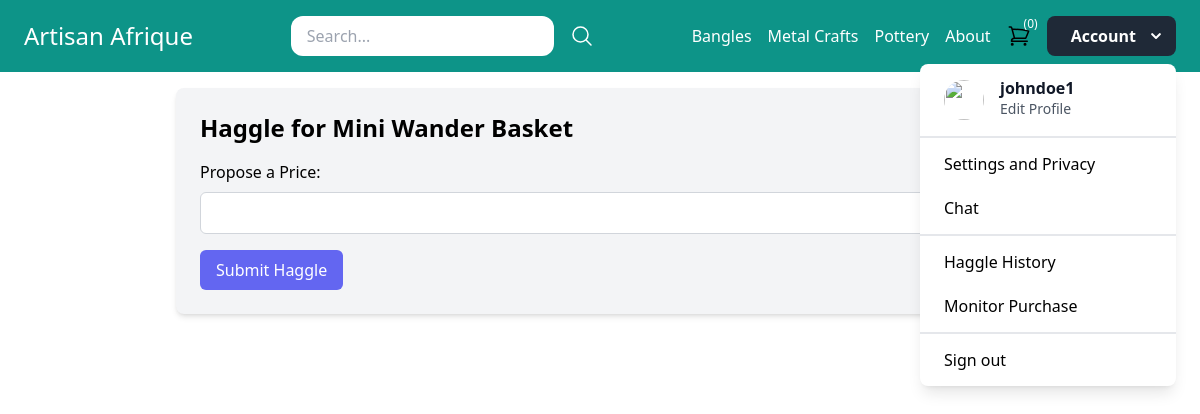
/haggle/mini-wander-basket/ (signed in), run on the app's committed database.
### core/models.py (models this page shows, shortened)
class Category(models.Model):
    title = models.CharField(max_length=50)
    slug = models.SlugField(max_length=50)
    class Meta:
        verbose_name_plural = 'Categories'

class Product(models.Model):
    DRAFT = 'draft'
    WAITING_APPROVAL = 'waitingapproval'
    ACTIVE = 'active'
    DELETED = 'deleted'
    STATUS_CHOICES = (
        (DRAFT, 'Draft'),
        (WAITING_APPROVAL, 'Waiting approval'),
        (ACTIVE, 'Active'),
        (DELETED, 'Deleted'),
    )
    user = models.ForeignKey(User, related_name='products', on_delete=models.CASCADE)
    category = models.ForeignKey(Category, related_name='products', on_delete=models.CASCADE)
    title = models.CharField(max_length=50)
    slug = models.SlugField(max_length=50)
    description = models.TextField(blank=True)
    price = models.IntegerField()
    image = models.ImageField(upload_to='uploads/product_images', blank=True, null=True)
    thumbnail = models.ImageField(upload_to='uploads/product_images/thumbnail', blank=True, null=True)
    created_at = models.DateTimeField(auto_now_add=True)
    updated_at = models.DateTimeField(auto_now=True)
    status = models.CharField(max_length=50, choices=STATUS_CHOICES, default=ACTIVE)
    class Meta:
        ordering = ('-created_at',)

### core/views.py (the view)
# urls.py: path('haggle/<slug:product_slug>/', views.haggle, name='haggle'),
@login_required
def haggle(request, product_slug):
    product = get_object_or_404(Product, slug=product_slug)
    if request.method == 'POST':
        proposed_price = request.POST.get('proposed_price')
        haggle = Haggle.objects.create(user=request.user, product=product, proposed_price=proposed_price)
        return redirect('product_detail', category_slug=product.category.slug, slug=product.slug)
    return render(request, 'core/haggle.html', {'product': product})

### core/cart.py (called while the page is built)
    def __len__(self):
        return sum(item['quantity'] for item in self.cart.values())

### core/context_processors.py (called while the page is built)
def cart(request):
    return {'cart': Cart(request)}

### core/templatetags/menu.py (called while the page is built)
@register.inclusion_tag('core/menu.html')
def menu():
    categories = Category.objects.all()[:3]
    return {'categories': categories}

### core/templates/core/haggle.html (shortened to what this page needs)
{% extends 'core/base.html' %}
{% block content %}
    <div class="bg-gray-100 p-6 rounded-lg shadow-md">
        <h1 class="text-2xl font-bold mb-4">Haggle for {{ product.title }}</h1>
        <form method="POST">
            <label for="proposed_price" class="block mb-2">Propose a Price:</label>
            <input type="number" id="proposed_price" name="proposed_price" required class="block w-full px-4 py-2 mb-4 bg-white border border-gray-300 rounded-md focus:outline-none focus:border-indigo-500">
            <button type="submit" class="bg-indigo-500 text-white px-4 py-2 rounded-md hover:bg-indigo-600 transition-colors duration-300">Submit Haggle</button>
        </form>
    </div>
{% endblock %}

### core/templates/core/base.html (shortened to what this page needs)
{% load menu %}
<!doctype html>
<html>
    <head>
        <script src="https://cdn.tailwindcss.com"></script>
    </head>
    <body>
        <nav class="w-full py-4 px-6 flex items-center justify-between bg-teal-600">
            <div class="logo">
                <a href="{% url 'home' %}" class="text-2xl text-white">Artisan Afrique</a>
            </div>
            <div class="search">
                <form method="get" action="/search/" class="flex items-center space-x-4">
                    <input type="search" name="query" placeholder="Search..." class="py-2 px-4 rounded-xl">
                    <button>
                        <svg xmlns="http://www.w3.org/2000/svg" fill="none" viewBox="0 0 24 24" stroke-width="1.5" stroke="currentColor" class="w-6 h-6 text-white">
                            <path stroke-linecap="round" stroke-linejoin="round" d="M21 21l-5.197-5.197m0 0A7.5 7.5 0 105.196 5.196a7.5 7.5 0 0010.607 10.607z" />
                          </svg>
                    </button>
                </form>
            </div>
            <div class="menu flex items-center space-x-4">
                {% menu %}
                <a href="{% url 'cart_view' %}"><div class="relative py-2">
                    <div class="t-0 absolute left-3">
                      <p class="flex h-2 w-2 items-center justify-center rounded-full pl-3 pb-2 text-xs text-white">({{ cart|length }})</p>
                    </div>
                  </div>
                </a>
                {% if request.user.is_authenticated %}
                <div id="dropdown" class="relative inline-block">
                  <button
                  @click="isOpen = true"
                  class="inline-flex items-center pl-6 pr-2 py-2 font-semibold text-white bg-gray-800 rounded-lg hover:bg-gray-700 focus:outline-none focus:shadow-outline active:bg-gray-900"
                >
                  Account
                  <svg
                    class="ml-2 h-6 w-6 text-white"
                    fill="currentColor"
                    viewBox="0 0 24 24"
                  >
                    <path
                      d="M15.3 9.3a1 1 0 0 1 1.4 1.4l-4 4a1 1 0 0 1-1.4 0l-4-4a1 1 0 0 1 1.4-1.4l3.3 3.29 3.3-3.3z"
                    />
                  </svg>
                </button>
                  <div
                    v-if="isOpen"
                    @click="isOpen = false"
                    class="fixed inset-0"
                    tabindex="-1"
                  ></div>
                  <transition
                    enter-class="opacity-0 scale-90"
                    enter-active-class="ease-out transition-fastest"
                    enter-to-class="opacity-100 scale-100"
                    leave-class="opacity-100 scale-100"
                    leave-active-class="ease-in transition-fastest"
                    leave-to-class="opacity-0 scale-90"
                  >
                    <div
                      v-if="isOpen"
                      class="mt-2 absolute right-0 origin-top-right text-left"
                    >
                      <div class="w-64 bg-white rounded-lg shadow-lg">
                        <div class="flex items-center px-6 py-4">
                          {% if user.profile.picture %}
                              <img
                                class="h-10 w-10 rounded-full flex-no-shrink"
                                src="{{ user.profile.picture.url }}"
                                alt="{{ user.username }}"
                              />
                          {% else %}
                          <img
                          class="h-10 w-10 rounded-full flex-no-shrink"
                          src="https://www.shutterstock.com/image-vector/blank-avatar-photo-place-holder-600nw-1095249842.jpg
                          "
                          alt=""
                        />
                          {% endif %}
                          <div class="ml-4">
                            <p class="font-semibold text-gray-900 leading-none">
                              {{ user.username }}
                            </p>
                            <p>
                              <a
                                href="{% url 'edit_profile' %}"
                                class="text-sm text-gray-600 leading-none hover:underline"
                                >Edit Profile</a
                              >
                            </p>
                          </div>
                        </div>
                        <div class="border-t-2 border-gray-200 py-1">
                          <a href="{% url 'change_password_page1' %}" class="block px-6 py-3 leading-tight hover:bg-gray-200"
                            >Settings and Privacy</a
                          >
                          <a href="{% url 'my_chats' %}" class="block px-6 py-3 leading-tight hover:bg-gray-200">Chat</a>
                        </div>
                        <div class="border-t-2 border-gray-200 py-1">
                          <a href="{% url 'haggle_history' %}"  class="block px-6 py-3 leading-tight hover:bg-gray-200"
                          >Haggle History</a
                        >
                          <a href="{% url 'monitor_orders' %}" class="block px-6 py-3 leading-tight hover:bg-gray-200"
                            >Monitor Purchase</a
                          >
                        </div>
                        <form action="{% url 'logout' %}" method="post" class="border-t-2 border-gray-200 py-1">
                          <button type="submit" class="block w-full px-6 py-3 text-left leading-tight hover:bg-gray-200">
                              Sign out
                          </button>
                      </form>                      </div>
                    </div>
                  </transition>
                </div>
                                {% endif %}
            </div>
        </nav>
        <div class="max-w-4xl mx-auto py-4 px-6">
            {% block content %}
            {% endblock %}
        </div>
    </body>
</html>

### core/templates/core/menu.html
{% for category in categories %}
    <a href="{% url 'category_detail' category.slug %}" class="text-white">{{ category.title }}</a>
{% endfor %}
<a href="{% url 'about' %}" class="text-white">About</a>

### data on the page
Category: title "Bangles"
Category: title "Metal Crafts"
Category: title "Pottery"
Product: title "Mini Wander Basket"

### other printed values
{{ cart|length }} "0"
{{ user.username }} "johndoe1"
